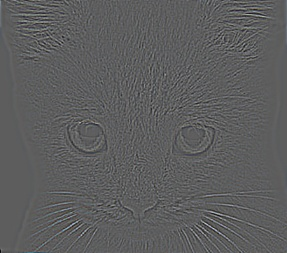
#> input picture AI/CV_A1/results/high_pass_image.jpg, 287 x 253 px, given in place of fish.bmp, which was not available
$ jupyter execute --allow-errors proj1.ipynb   (shell and % lines are left out)   (text cells are left out)
#> lines starting #> are read from the running program, lines starting #| are printed output that depends on the picture; pictures that were not available may be replaced by others from this repository, and a replacement may not be noted
### AI/CV_A1/code/utils.py
import cv2
import numpy as np

# [24 lines left out: function vis_hybrid_image, not called in this run]

def im2single(im):
  im = im.astype(np.float32) / 255
  return im

# [4 lines left out: function single2im, not called in this run]

def load_image(path):
  return im2single(cv2.imread(path))[:, :, ::-1]

def save_image(path, im):
  return cv2.imwrite(path, single2im(im.copy())[:, :, ::-1])

# [4 lines left out: function im_range, not called in this run]

### AI/CV_A1/code/student_code.py
import numpy as np

def my_imfilter(image, filter):
    """
    Apply a filter to an image. Return the filtered image.

    Args
    - image: numpy nd-array of dim (m, n, c)
    - filter: numpy nd-array of dim (k, k)
    Returns
    - filtered_image: numpy nd-array of dim (m, n, c)

    HINTS:
    - You may not use any libraries that do the work for you. Using numpy to work
      with matrices is fine and encouraged. Using opencv or similar to do the
      filtering for you is not allowed.
    - I encourage you to try implementing this naively first, just be aware that
      it may take an absurdly long time to run. You will need to get a function
      that takes a reasonable amount of time to run so that the TAs can verify
      your code works.
    - Remember these are RGB images, accounting for the final image dimension.
    """

    assert filter.shape[0] % 2 == 1
    assert filter.shape[1] % 2 == 1

    # Get dimensions of image and filter
    m, n, c = image.shape
    k = filter.shape[0]

    # Calculate padding needed
    pad = k // 2

    # Pad the image
    padded_image = np.pad(image, ((pad, pad), (pad, pad), (0, 0)), mode='reflect')

    # Initialize filtered image
    filtered_image = np.zeros_like(image)

    # Iterate over each pixel in the image
    for i in range(m):
        for j in range(n):
            # Apply the filter
            for ch in range(c):
                filtered_image[i, j, ch] = np.sum(padded_image[i:i+k, j:j+k, ch] * filter)

    return filtered_image

def create_hybrid_image(image1, image2, filter):
    """
    Takes two images and creates a hybrid image. Returns the low
    frequency content of image1, the high frequency content of
    image 2, and the hybrid image.

    Args
    - image1: numpy nd-array of dim (m, n, c)
    - image2: numpy nd-array of dim (m, n, c)
    Returns
    - low_frequencies: numpy nd-array of dim (m, n, c)
    - high_frequencies: numpy nd-array of dim (m, n, c)
    - hybrid_image: numpy nd-array of dim (m, n, c)

    HINTS:
    - You will use your my_imfilter function in this function.
    - You can get just the high frequency content of an image by removing its low
      frequency content. Think about how to do this in mathematical terms.
    - Don't forget to make sure the pixel values are >= 0 and <= 1. This is known
      as 'clipping'.
    - If you want to use images with different dimensions, you should resize them
      in the notebook code.
    """

    assert image1.shape[0] == image2.shape[0]
    assert image1.shape[1] == image2.shape[1]
    assert image1.shape[2] == image2.shape[2]

    # Filter image1 to get low frequencies
    low_frequencies = my_imfilter(image1, filter)

    # Get high frequencies by subtracting low frequencies from image2
    high_frequencies = image2 - my_imfilter(image2, filter)

    # Ensure pixel values are within [0, 1]
    low_frequencies = np.clip(low_frequencies, 0, 1)
    high_frequencies = np.clip(high_frequencies, 0, 1)

    # Create hybrid image by adding low frequencies and high frequencies
    hybrid_image = low_frequencies + high_frequencies
    hybrid_image = np.clip(hybrid_image, 0, 1)
    return low_frequencies, high_frequencies, hybrid_image

### AI/CV_A1/code/proj1.ipynb
[cell 1]
import cv2
import numpy as np
import matplotlib
import matplotlib.pyplot as plt
from utils import vis_hybrid_image, load_image, save_image, im_range
from student_code import my_imfilter, create_hybrid_image

image1 = load_image('../data/fish.bmp')
image2 = load_image('../data/submarine.bmp')
#> call 2 of load_image, with path = '../data/submarine.bmp'
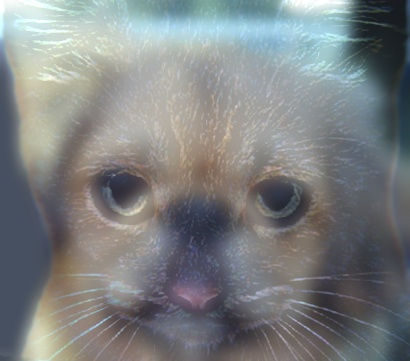
#> input picture AI/CV_A1/results/hybrid_image_1.jpg, 410 x 361 px, given in place of submarine.bmp, which was not available
#> in load_image (call 2), `return im2single(cv2.imread(path))[:, :, ::-1]`:
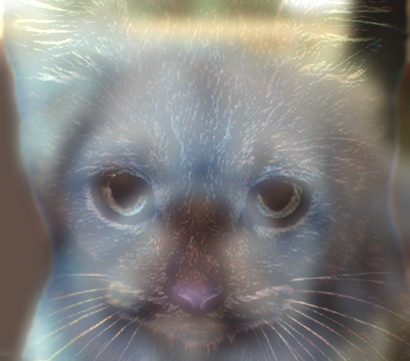
#> returned value: shape (361, 410, 3) float32; mean of channels 0, 1, 2 0.491, 0.504, 0.509; drawn as B, G, R

# display the dog and cat images
plt.figure(figsize=(3,3)); plt.imshow((image1*255).astype(np.uint8));
plt.figure(figsize=(3,3)); plt.imshow((image2*255).astype(np.uint8));

[cell 2]
cutoff_frequency = 7
filter = cv2.getGaussianKernel(ksize=cutoff_frequency*4+1,
                               sigma=cutoff_frequency)
filter = np.dot(filter, filter.T)

# let's take a look at the filter!
plt.figure(figsize=(4,4)); plt.imshow(filter);
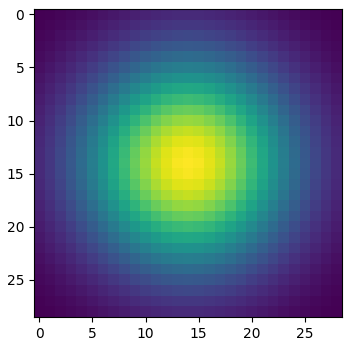
#> figure drawn by matplotlib, 1 panel

[cell 3]
blurry_dog = my_imfilter(image1, filter)
#> in my_imfilter, `padded_image = np.pad(image, ((pad, pad), (pad, pad), (0, 0)), mode='r..`:
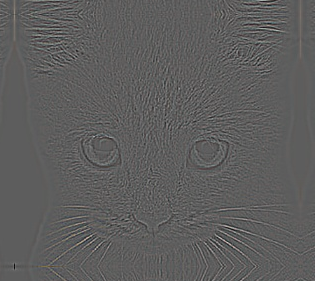
#> padded_image: shape (281, 315, 3) float32; mean of channels 0, 1, 2 0.366, 0.368, 0.37; drawn as B, G, R
plt.figure(); plt.imshow((blurry_dog*255).astype(np.uint8));

#> (a cell that did not finish here is left out)
